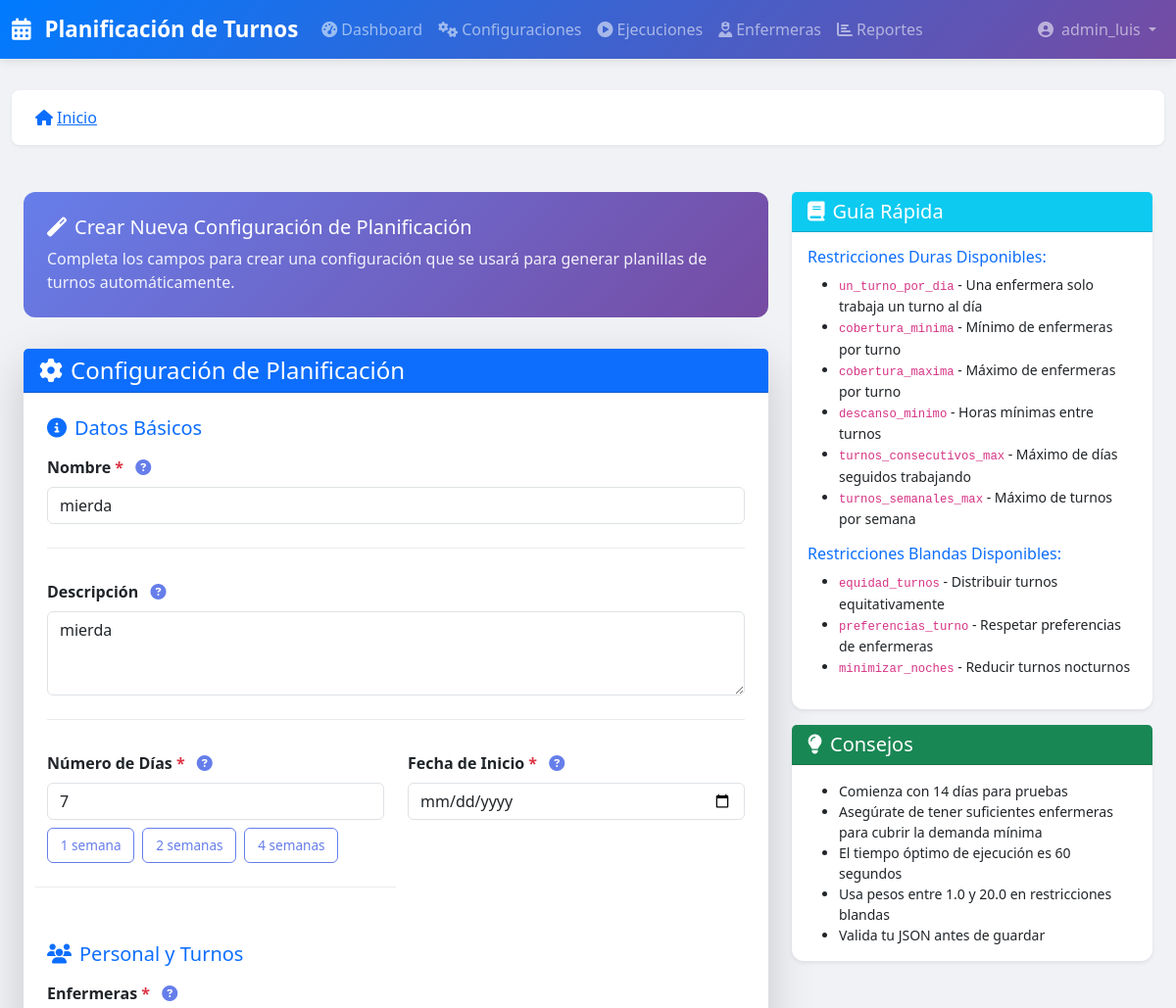
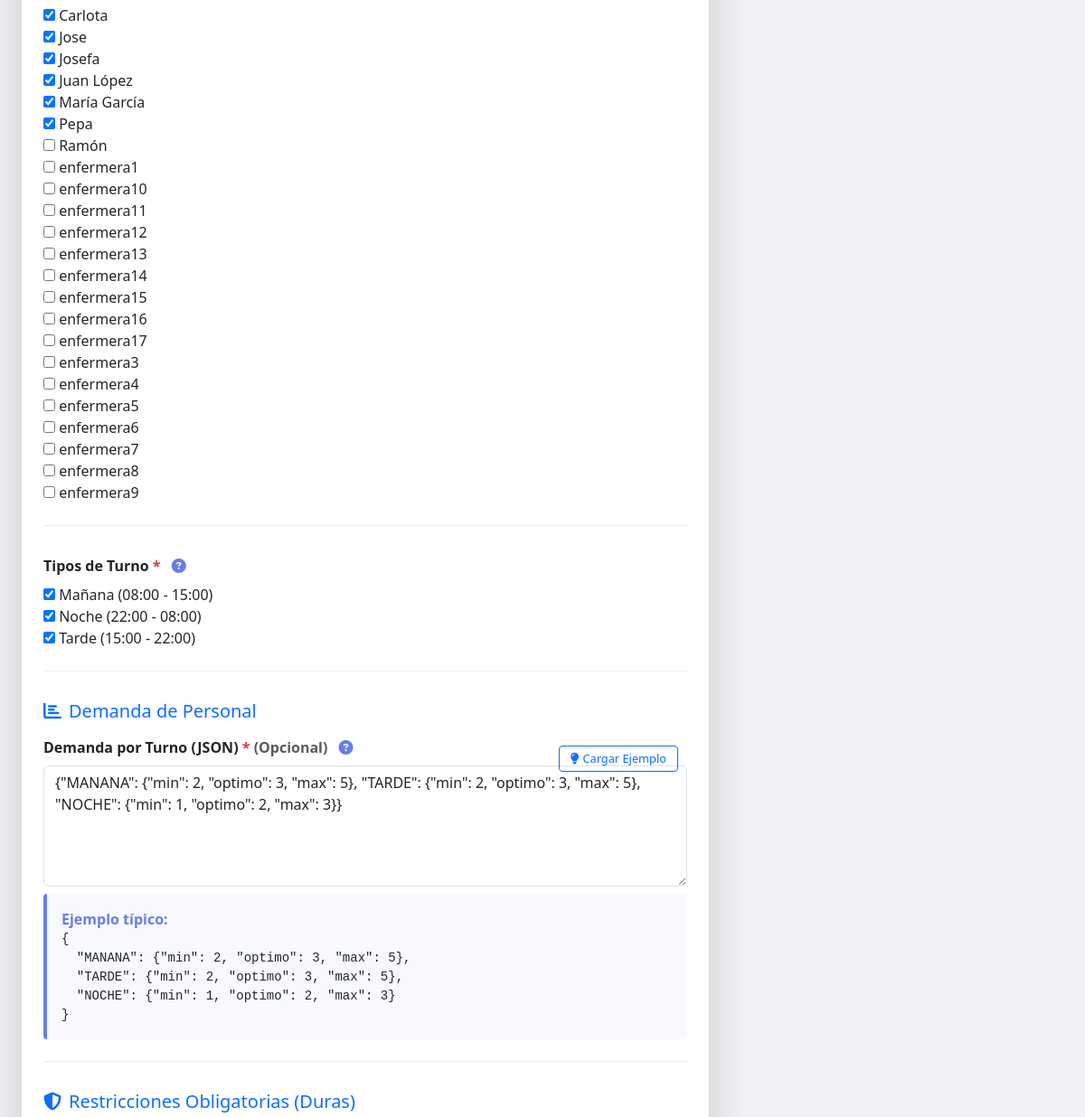
The page /configuraciones/8/editar/ (signed in, upper part) on the database as committed earlier (2 pictures, top to bottom).
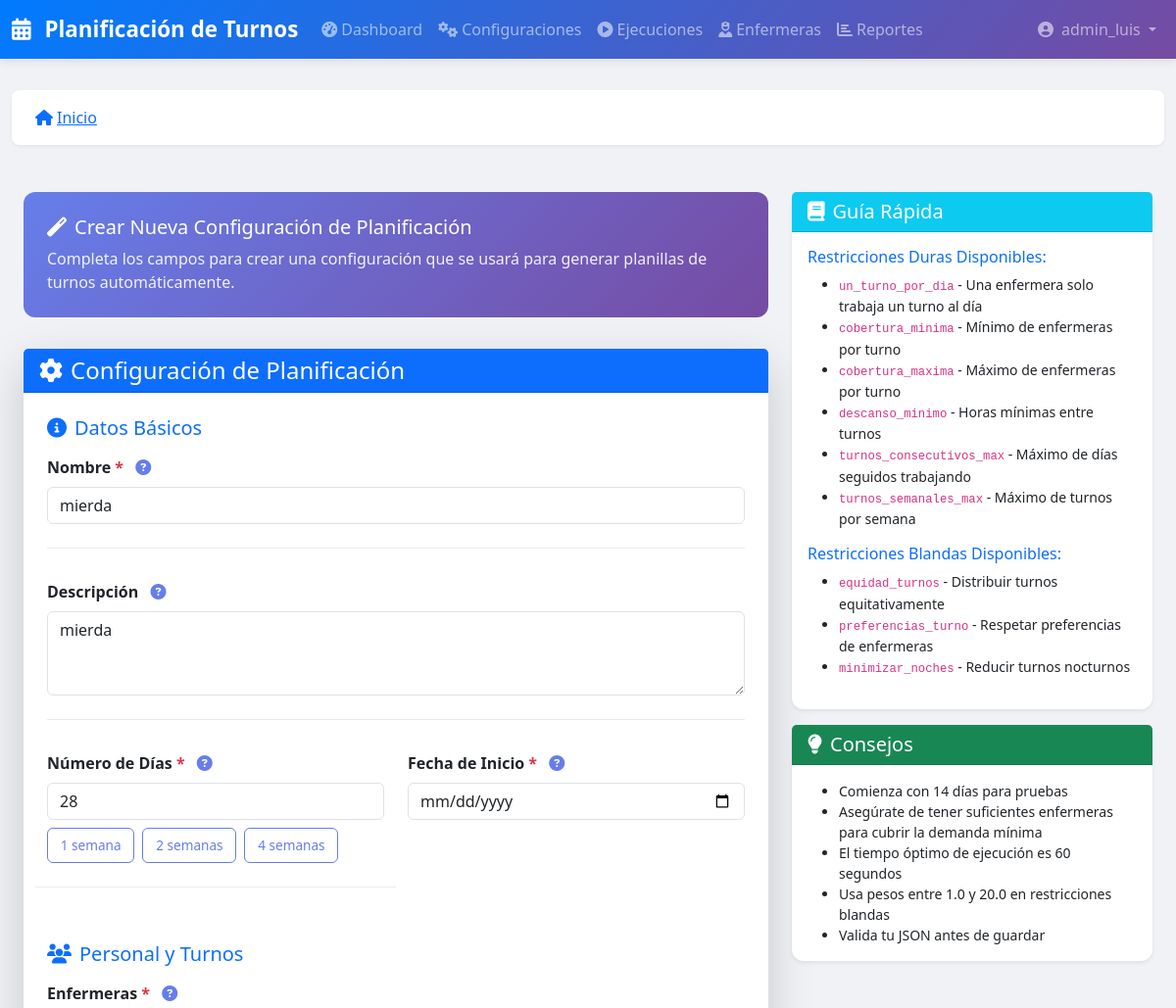
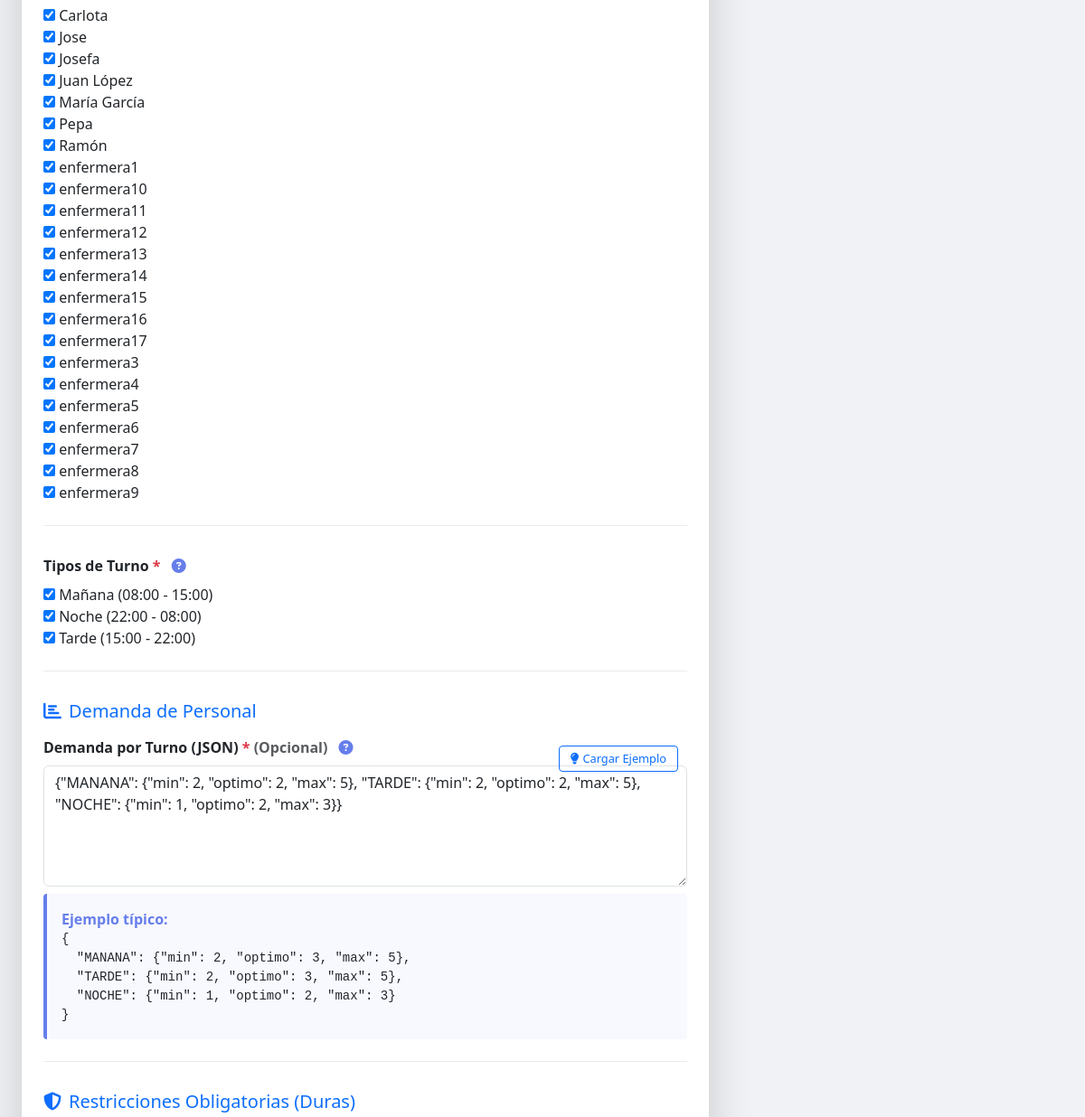
The same page on the database as committed later (2 pictures, top to bottom).
### turnos/models.py (models this page shows, shortened)
class ConfiguracionPlanificacion(models.Model):
    nombre = models.CharField(_('Nombre'), max_length=200)
    descripcion = models.TextField(_('Descripción'), blank=True)
    activa = models.BooleanField(_('Activa'), default=True)
    num_dias = models.IntegerField(
        _('Número de días'),
        validators=[MinValueValidator(7), MaxValueValidator(365)]
    )
    fecha_inicio = models.DateField(_('Fecha de inicio'))
    enfermeras = models.ManyToManyField(Enfermera, verbose_name=_('Enfermeras'))
    turnos = models.ManyToManyField(TipoTurno, verbose_name=_('Turnos'))
    demanda_por_turno = models.JSONField(
        _('Demanda por turno'),
        default=dict,
        blank=True  # <-- AÑADIDO
    )
    restricciones_duras = models.JSONField(
        _('Restricciones duras'),
        default=list,
        blank=True  # <-- AÑADIDO
    )
    restricciones_blandas = models.JSONField(
        _('Restricciones blandas'),
        default=list,
        blank=True  # <-- AÑADIDO
    )
    num_trabajadores = models.IntegerField(
        _('Número de trabajadores paralelos'),
        default=4,
        validators=[MinValueValidator(1), MaxValueValidator(8)]
    )
    tiempo_maximo_segundos = models.IntegerField(
        _('Tiempo máximo en segundos'),
        default=60,
        validators=[MinValueValidator(10), MaxValueValidator(600)]
    )
    seed = models.IntegerField(_('Semilla aleatoria'), null=True, blank=True)
    creado_por = models.ForeignKey(User, on_delete=models.SET_NULL, null=True, verbose_name=_('Creado por'))
    fecha_creacion = models.DateTimeField(_('Fecha de creación'), auto_now_add=True, editable=False)
    fecha_modificacion = models.DateTimeField(_('Fecha de modificación'), auto_now=True, editable=False)
    class Meta:
        verbose_name = _('Configuración de Planificación')
        verbose_name_plural = _('Configuraciones de Planificación')
        ordering = ['-fecha_creacion']

### turnos/views.py (the view, shortened to what this page needs)
# urls.py: path('configuraciones/<int:pk>/editar/', views.ConfiguracionUpdateView.as_view(), name='config_editar'),
class ConfiguracionUpdateView(LoginRequiredMixin, OwnerRequiredMixin, FormMessageMixin, UpdateView):
    model = ConfiguracionPlanificacion
    form_class = ConfiguracionPlanificacionForm
    template_name = 'turnos/configuration_form.html'
    success_message = 'Configuración actualizada con éxito.'
    owner_field = 'creado_por'

### turnos/mixins.py (called while the page is built)
    def test_func(self):
        obj = self.get_object()
        return (
                self.request.user.is_superuser or
                getattr(obj, self.owner_field, None) == self.request.user
        )

### turnos/models.py (called while the page is built)
    def __str__(self):
        return self.nombre

    def __str__(self):
        return f"{self.get_nombre_display()} ({self.hora_inicio.strftime('%H:%M')} - {self.hora_fin.strftime('%H:%M')})"

### turnos/templates/turnos/configuration_form.html (shortened to what the changed rows need)
{% extends 'base.html' %}
{% load static %}
{% load i18n %}
{% block content %}
<div class="container-fluid py-4">
    <div class="row">
        <div class="col-lg-8">
            <div class="card shadow-lg">
                <div class="card-body p-4">
                    <form method="post">
                        <div class="field-group">
                            <label class="form-label fw-bold">
                                Nombre <span class="text-danger">*</span>
                                <span class="help-tooltip">
                                </span>
                            </label>
                            {{ form.nombre }}
                        </div>
                        <div class="field-group">
                            <label class="form-label fw-bold">
                                Descripción
                                <span class="help-tooltip">
                                </span>
                            </label>
                            {{ form.descripcion }}
                        </div>
                        <div class="row">
                            <div class="col-md-6 field-group">
                                <label class="form-label fw-bold">
                                    Número de Días <span class="text-danger">*</span>
                                    <span class="help-tooltip">
                                    </span>
                                </label>
                                {{ form.num_dias }}
                                <div class="quick-presets">
                                    <button type="button" class="preset-btn" onclick="document.getElementById('id_num_dias').value=7">1 semana</button>
                                    <button type="button" class="preset-btn" onclick="document.getElementById('id_num_dias').value=14">2 semanas</button>
                                    <button type="button" class="preset-btn" onclick="document.getElementById('id_num_dias').value=28">4 semanas</button>
                                </div>
                            </div>
                            <div class="col-md-6 field-group">
                                <label class="form-label fw-bold">
                                    Fecha de Inicio <span class="text-danger">*</span>
                                    <span class="help-tooltip">
                                    </span>
                                </label>
                                {{ form.fecha_inicio }}
                            </div>
                        </div>
                        <div class="field-group">
                            {{ form.enfermeras }}
                        </div>
                        <div class="field-group json-editor">
                            <label class="form-label fw-bold">
                                Demanda por Turno (JSON) <span class="text-danger">*</span>
                                <span class="text-muted">(Opcional)</span>
                                <span class="help-tooltip">
                                </span>
                            </label>
                            <button type="button" class="btn btn-sm btn-outline-primary json-example-btn" onclick="cargarEjemploDemanda()">
                                <i class="fas fa-lightbulb me-1"></i>Cargar Ejemplo
                            </button>
                            {{ form.demanda_por_turno }}
                            <div class="example-box mt-2">
                                <strong>Ejemplo típico:</strong>
                                <pre class="mb-0"></pre>
                            </div>
                        </div>
                    </form>
                </div>
            </div>
        </div>
    </div>
</div>
{% endblock %}

Rows that differ between the two databases and show on the page:
changed ConfiguracionPlanificacion "mierda": num_dias "7" → "28"; demanda_por_turno "{\"MANANA\": {\"min\": 2, \"optimo\": 3, \"max\": 5}, \"TARDE\": {\"min\": 2, \"optimo\": 3, \"max\": 5}, \"NOCHE\": {\"min\": 1, \"optimo\": 2, \"max\": 3}}" → "{\"MANANA\": {\"min\": 2, \"optimo\": 2, \"max\": 5}, \"TARDE\": {\"min\": 2, \"optimo\": 2, \"max\": 5}, \"NOCHE\": {\"min\": 1, \"optimo\": 2, \"max\": 3}}"
Other text that changed with them:
form field enfermeras: "☑ ☑ ☑ ☑ ☑ ☑ ☐ ☐ ☐ ☐ ☐ ☐ ☐ ☐ ☐ ☐ ☐ ☐ ☐ ☐ ☐ ☐ ☐" → "☑ ☑ ☑ ☑ ☑ ☑ ☑ ☑ ☑ ☑ ☑ ☑ ☑ ☑ ☑ ☑ ☑ ☑ ☑ ☑ ☑ ☑ ☑"
